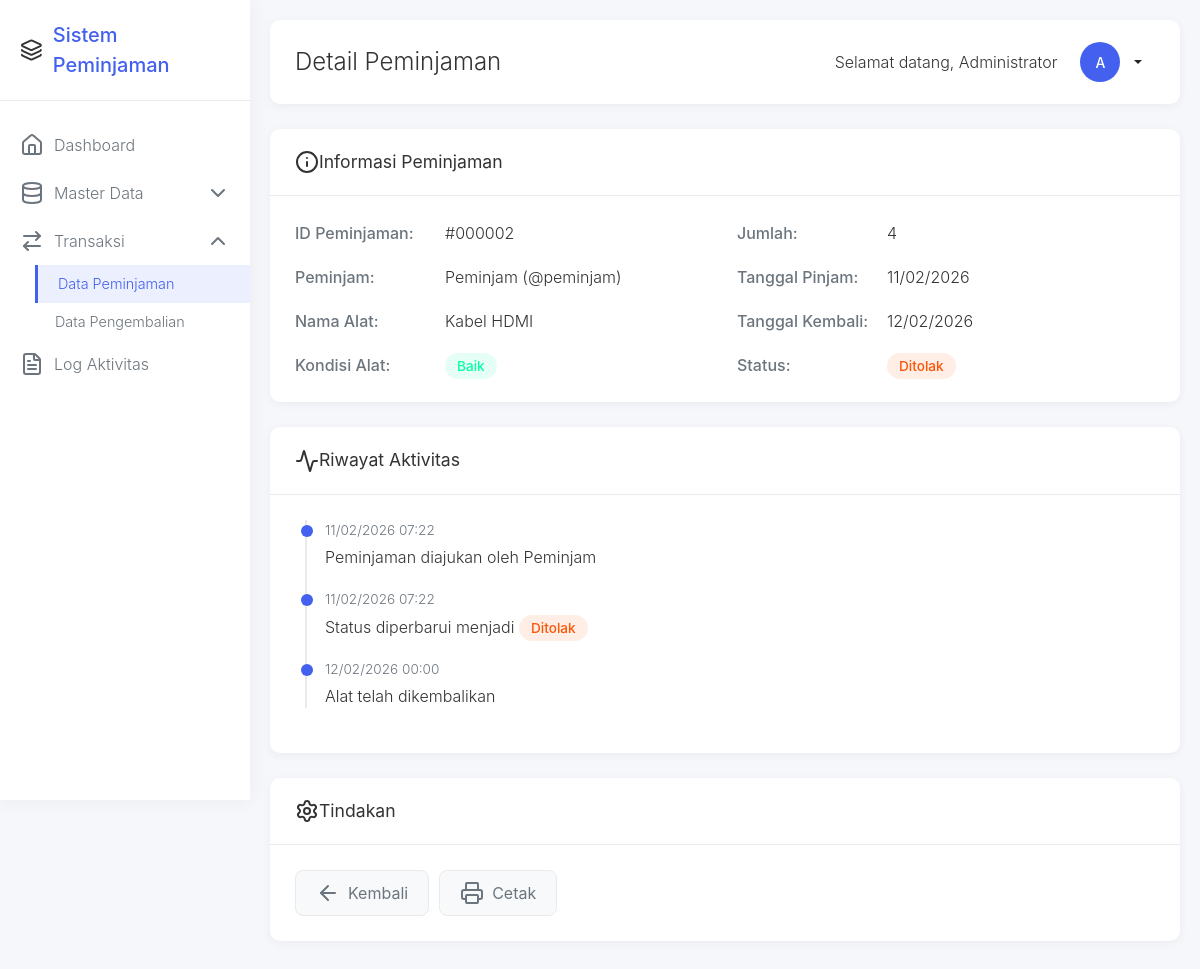
Page /admin/peminjaman_detail.php?id=2 (signed in) on the committed database.
### tables this page shows
CREATE TABLE `peminjaman` (
  `id` int(11) NOT NULL,
  `user_id` int(11) NOT NULL,
  `alat_id` int(11) NOT NULL,
  `tanggal_pinjam` date NOT NULL,
  `tanggal_kembali` date DEFAULT NULL,
  `jumlah` int(11) NOT NULL DEFAULT 1,
  `status` enum('pending','disetujui','ditolak','dipinjam','menunggu_konfirmasi','dikembalikan') NOT NULL,
  `keterangan` text DEFAULT NULL,
  `created_at` timestamp NOT NULL DEFAULT current_timestamp()
);

CREATE TABLE `users` (
  `id` int(11) NOT NULL,
  `nama` varchar(100) NOT NULL,
  `username` varchar(50) NOT NULL,
  `password` varchar(255) NOT NULL,
  `role` enum('admin','petugas','peminjam') NOT NULL,
  `created_at` timestamp NOT NULL DEFAULT current_timestamp()
);

CREATE TABLE `alat` (
  `id` int(11) NOT NULL,
  `nama_alat` varchar(100) NOT NULL,
  `kategori_id` int(11) DEFAULT NULL,
  `stok` int(11) NOT NULL DEFAULT 0,
  `kondisi` enum('baik','rusak_ringan','rusak_berat') NOT NULL DEFAULT 'baik',
  `deskripsi` text DEFAULT NULL,
  `created_at` timestamp NOT NULL DEFAULT current_timestamp()
);

### admin/peminjaman_detail.php (the view, shortened to what this page needs)
<?php
 $db_alat_nama_kolom = 'nama_alat';
 $db_alat_kondisi_kolom = 'kondisi';
 $db_users_nama_kolom = 'nama';
 $db_peminjaman_alat_id_kolom = 'alat_id';
 $db_peminjaman_user_id_kolom = 'user_id';
 $id = $_GET['id'];
 $db = new Database();
 $conn = $db->getConnection();
 $stmt = $conn->prepare("
    SELECT p.*, u.{$db_users_nama_kolom} as nama_user, u.username, a.{$db_alat_nama_kolom} as nama_alat, a.{$db_alat_kondisi_kolom} as kondisi_alat
    FROM peminjaman p
    JOIN users u ON p.{$db_peminjaman_user_id_kolom} = u.id
    JOIN alat a ON p.{$db_peminjaman_alat_id_kolom} = a.id
    WHERE p.id = ?
");
 $stmt->bind_param("i", $id);
 $stmt->execute();
 $result = $stmt->get_result();
 $peminjaman = $result->fetch_assoc();
?>
<!DOCTYPE html>
<html lang="id">
<head>
    <link href="https://cdn.jsdelivr.net/npm/bootstrap@5.3.0/dist/css/bootstrap.min.css" rel="stylesheet">
    <link rel="stylesheet" href="../assets/css/style.css">
</head>
<body>
    <aside class="sidebar" id="sidebar">
        <div class="sidebar-header">
            <i data-lucide="layers"></i>
            <span class="sidebar-logo">Sistem Peminjaman</span>
        </div>
        <nav class="sidebar-menu">
            <a href="dashboard.php" class="menu-item">
                <i data-lucide="home" class="menu-icon"></i>
                <span class="menu-text">Dashboard</span>
            </a>
            <div class="menu-item" data-bs-toggle="collapse" data-bs-target="#masterDataDropdown" aria-expanded="false">
                <i data-lucide="database" class="menu-icon"></i>
                <span class="menu-text">Master Data</span>
                <i data-lucide="chevron-down" class="menu-arrow"></i>
            </div>
            <div class="menu-item" data-bs-toggle="collapse" data-bs-target="#transaksiDropdown" aria-expanded="true">
                <i data-lucide="arrow-right-left" class="menu-icon"></i>
                <span class="menu-text">Transaksi</span>
                <i data-lucide="chevron-down" class="menu-arrow"></i>
            </div>
            <div class="collapse show dropdown-menu-custom" id="transaksiDropdown">
                <a href="peminjaman.php" class="menu-item active">
                    <span class="menu-text">Data Peminjaman</span>
                </a>
                <a href="pengembalian.php" class="menu-item">
                    <span class="menu-text">Data Pengembalian</span>
                </a>
            </div>
            <a href="log_activity.php" class="menu-item">
                <i data-lucide="file-text" class="menu-icon"></i>
                <span class="menu-text">Log Aktivitas</span>
            </a>
        </nav>
    </aside>
    <main class="main-content">
        <div class="top-header">
            <div style="display: flex; align-items: center;">
                <h1 class="page-title">Detail Peminjaman</h1>
            </div>
            <div class="user-profile">
                <span style="margin-right: 10px;">Selamat datang, <?php echo $_SESSION['nama']; ?></span>
                <div class="dropdown">
                    <button class="btn btn-sm dropdown-toggle d-flex align-items-center" type="button" id="userDropdown" data-bs-toggle="dropdown" aria-expanded="false">
                        <div class="user-avatar">
                            <?php echo strtoupper(substr($_SESSION['nama'], 0, 1)); ?>
                        </div>
                    </button>
                </div>
            </div>
        </div>
        <div class="row">
            <div class="col-12">
                <div class="detail-card">
                    <div class="card-header-custom">
                        <i data-lucide="info"></i>
                        Informasi Peminjaman
                    </div>
                    <div class="card-body-custom">
                        <div class="row">
                            <div class="col-md-6">
                                <div class="detail-item">
                                    <div class="detail-label">ID Peminjaman:</div>
                                    <div class="detail-value">#<?php echo str_pad($peminjaman['id'], 6, '0', STR_PAD_LEFT); ?></div>
                                </div>
                                <div class="detail-item">
                                    <div class="detail-label">Peminjam:</div>
                                    <div class="detail-value"><?php echo $peminjaman['nama_user']; ?> (@<?php echo $peminjaman['username']; ?>)</div>
                                </div>
                                <div class="detail-item">
                                    <div class="detail-label">Nama Alat:</div>
                                    <div class="detail-value"><?php echo $peminjaman['nama_alat']; ?></div>
                                </div>
                                <div class="detail-item">
                                    <div class="detail-label">Kondisi Alat:</div>
                                    <div class="detail-value">
                                        <span class="kondisi-badge kondisi-<?php echo $peminjaman['kondisi_alat']; ?>">
                                            <?php echo ucfirst($peminjaman['kondisi_alat']); ?>
                                        </span>
                                    </div>
                                </div>
                            </div>
                            <div class="col-md-6">
                                <div class="detail-item">
                                    <div class="detail-label">Jumlah:</div>
                                    <div class="detail-value"><?php echo $peminjaman['jumlah']; ?></div>
                                </div>
                                <div class="detail-item">
                                    <div class="detail-label">Tanggal Pinjam:</div>
                                    <div class="detail-value"><?php echo date('d/m/Y', strtotime($peminjaman['tanggal_pinjam'])); ?></div>
                                </div>
                                <div class="detail-item">
                                    <div class="detail-label">Tanggal Kembali:</div>
                                    <div class="detail-value">
                                        <?php echo $peminjaman['tanggal_kembali'] ? date('d/m/Y', strtotime($peminjaman['tanggal_kembali'])) : 'Belum dikembalikan'; ?>
                                    </div>
                                </div>
                                <div class="detail-item">
                                    <div class="detail-label">Status:</div>
                                    <div class="detail-value">
                                        <span class="status-badge status-<?php echo $peminjaman['status']; ?>">
                                            <?php echo ucfirst($peminjaman['status']); ?>
                                        </span>
                                    </div>
                                </div>
                            </div>
                        </div>
                    </div>
                </div>
            </div>
        </div>
        <div class="row">
            <div class="col-12">
                <div class="detail-card">
                    <div class="card-header-custom">
                        <i data-lucide="activity"></i>
                        Riwayat Aktivitas
                    </div>
                    <div class="card-body-custom">
                        <div class="timeline">
                            <div class="timeline-item">
                                <div class="timeline-date"><?php echo date('d/m/Y H:i', strtotime($peminjaman['created_at'])); ?></div>
                                <div class="timeline-content">Peminjaman diajukan oleh <?php echo $peminjaman['nama_user']; ?></div>
                            </div>
                            <?php if ($peminjaman['status'] != 'menunggu'): ?>
                            <div class="timeline-item">
                                <div class="timeline-date">
                                    <?php
                                    if (isset($peminjaman['updated_at']) && !empty($peminjaman['updated_at'])) {
                                        echo date('d/m/Y H:i', strtotime($peminjaman['updated_at']));
                                    } else {
                                        echo date('d/m/Y H:i', strtotime($peminjaman['created_at']));
                                    }
                                    ?>
                                </div>
                                <div class="timeline-content">Status diperbarui menjadi <span class="status-badge status-<?php echo $peminjaman['status']; ?>"><?php echo ucfirst($peminjaman['status']); ?></span></div>
                            </div>
                            <?php endif; ?>
                            <?php if ($peminjaman['tanggal_kembali']): ?>
                            <div class="timeline-item">
                                <div class="timeline-date"><?php echo date('d/m/Y H:i', strtotime($peminjaman['tanggal_kembali'])); ?></div>
                                <div class="timeline-content">Alat telah dikembalikan</div>
                            </div>
                            <?php endif; ?>
                        </div>
                    </div>
                </div>
            </div>
        </div>
        <div class="row">
            <div class="col-12">
                <div class="detail-card">
                    <div class="card-header-custom">
                        <i data-lucide="settings"></i>
                        Tindakan
                    </div>
                    <div class="card-body-custom">
                        <div class="action-buttons">
                            <a href="peminjaman.php" class="btn btn-custom btn-secondary-custom">
                                <i data-lucide="arrow-left"></i>
                                Kembali
                            </a>
                            <a href="print_peminjaman.php?id=<?php echo $peminjaman['id']; ?>" class="btn btn-custom btn-secondary-custom" target="_blank">
                                <i data-lucide="printer"></i>
                                Cetak
                            </a>
                        </div>
                    </div>
                </div>
            </div>
        </div>
    </main>
</body>
</html>

### assets/css/style.css (style rules this page uses)
body { font-family: 'Segoe UI', Tahoma, Geneva, Verdana, sans-serif; background-color: #f8f9fa; }
.btn { border-radius: 6px; font-weight: 500; transition: all 0.2s ease; }
.btn-sm { padding: 0.375rem 0.75rem; font-size: 0.875rem; }

### admin/peminjaman_detail.php (style rules this page uses)
:root { --primary-color: #4361ee; --secondary-color: #3f37c9; --success-color: #06ffa5; --info-color: #00b4d8; --warning-color: #ffbe0b; --danger-color: #fb5607; --light-color: #f8f9fa; --dark-color: #212529; --sidebar-width: 250px; --sidebar-collapsed-width: 70px; }
body { font-family: 'Inter', 'Segoe UI', Tahoma, Geneva, Verdana, sans-serif; font-weight: 300; background-color: #f5f7fb; color: #333; }
.sidebar { position: fixed; top: 0; left: 0; height: 100vh; width: var(--sidebar-width); background-color: white; box-shadow: 0 0 20px rgba(0, 0, 0, 0.05); z-index: 1000; transition: all 0.3s ease; }
.sidebar-header { padding: 20px; border-bottom: 1px solid #eaeaea; display: flex; align-items: center; }
.sidebar-logo { font-size: 1.25rem; font-weight: 500; color: var(--primary-color); margin-left: 10px; }
.sidebar-menu { padding: 20px 0; }
.menu-item { padding: 12px 20px; display: flex; align-items: center; color: #6c757d; text-decoration: none; transition: all 0.2s ease; }
.menu-item.active { background-color: rgba(67, 97, 238, 0.1); color: var(--primary-color); border-left: 3px solid var(--primary-color); }
.menu-icon { margin-right: 10px; }
.menu-text { font-weight: 300; }
.dropdown-menu-custom { background-color: transparent; border: none; padding-left: 35px; }
.dropdown-menu-custom .menu-item { font-size: 0.9rem; padding: 8px 20px; }
.menu-arrow { margin-left: auto; transition: transform 0.3s ease; }
.menu-item[aria-expanded="true"] .menu-arrow { transform: rotate(180deg); }
.main-content { margin-left: var(--sidebar-width); padding: 20px; transition: all 0.3s ease; }
.top-header { background-color: white; padding: 15px 25px; border-radius: 10px; box-shadow: 0 2px 10px rgba(0, 0, 0, 0.05); margin-bottom: 25px; display: flex; justify-content: space-between; align-items: center; }
.page-title { font-size: 1.5rem; font-weight: 300; margin: 0; }
.user-profile { display: flex; align-items: center; }
.user-avatar { width: 40px; height: 40px; border-radius: 50%; background-color: var(--primary-color); color: white; display: flex; align-items: center; justify-content: center; margin-right: 10px; }
.detail-card { background-color: white; border-radius: 10px; box-shadow: 0 2px 10px rgba(0, 0, 0, 0.05); overflow: hidden; margin-bottom: 25px; }
.card-header-custom { padding: 20px 25px; border-bottom: 1px solid #eaeaea; font-weight: 400; font-size: 1.1rem; display: flex; align-items: center; }
.card-body-custom { padding: 25px; }
.detail-item { display: flex; margin-bottom: 20px; }
.detail-item:last-child { margin-bottom: 0; }
.detail-label { font-weight: 500; color: #6c757d; min-width: 150px; }
.detail-value { color: #333; }
.status-badge { padding: 5px 12px; border-radius: 20px; font-size: 0.85rem; font-weight: 500; }
.status-ditolak { background-color: rgba(251, 86, 7, 0.1); color: var(--danger-color); }
.kondisi-badge { padding: 5px 12px; border-radius: 20px; font-size: 0.85rem; font-weight: 500; }
.kondisi-baik { background-color: rgba(6, 255, 165, 0.1); color: var(--success-color); }
.timeline { position: relative; padding-left: 30px; }
.timeline::before { content: ''; position: absolute; left: 10px; top: 0; bottom: 0; width: 2px; background-color: #eaeaea; }
.timeline-item { position: relative; margin-bottom: 20px; }
.timeline-item::before { content: ''; position: absolute; left: -24px; top: 5px; width: 12px; height: 12px; border-radius: 50%; background-color: var(--primary-color); }
.timeline-date { font-size: 0.85rem; color: #6c757d; margin-bottom: 5px; }
.timeline-content { color: #333; }
.action-buttons { display: flex; gap: 10px; flex-wrap: wrap; }
.btn-custom { padding: 10px 20px; border-radius: 8px; font-weight: 400; display: inline-flex; align-items: center; gap: 8px; transition: all 0.2s ease; }
.btn-secondary-custom { background-color: #f8f9fa; color: #6c757d; border: 1px solid #eaeaea; }

### rows in the picture
peminjaman: id "000002", user.nama "Peminjam", user.username "peminjam", alat.nama_alat "Kabel HDMI", alat.kondisi "Baik", jumlah "4", tanggal_pinjam "11/02/2026", tanggal_kembali "12/02/2026", status "Ditolak", created_at "11/02/2026 07:22", tanggal_kembali "12/02/2026 00:00"

### other values in the picture
$_SESSION['nama'] "Administrator"
substr($_SESSION['nama'], 0, 1) "A"
